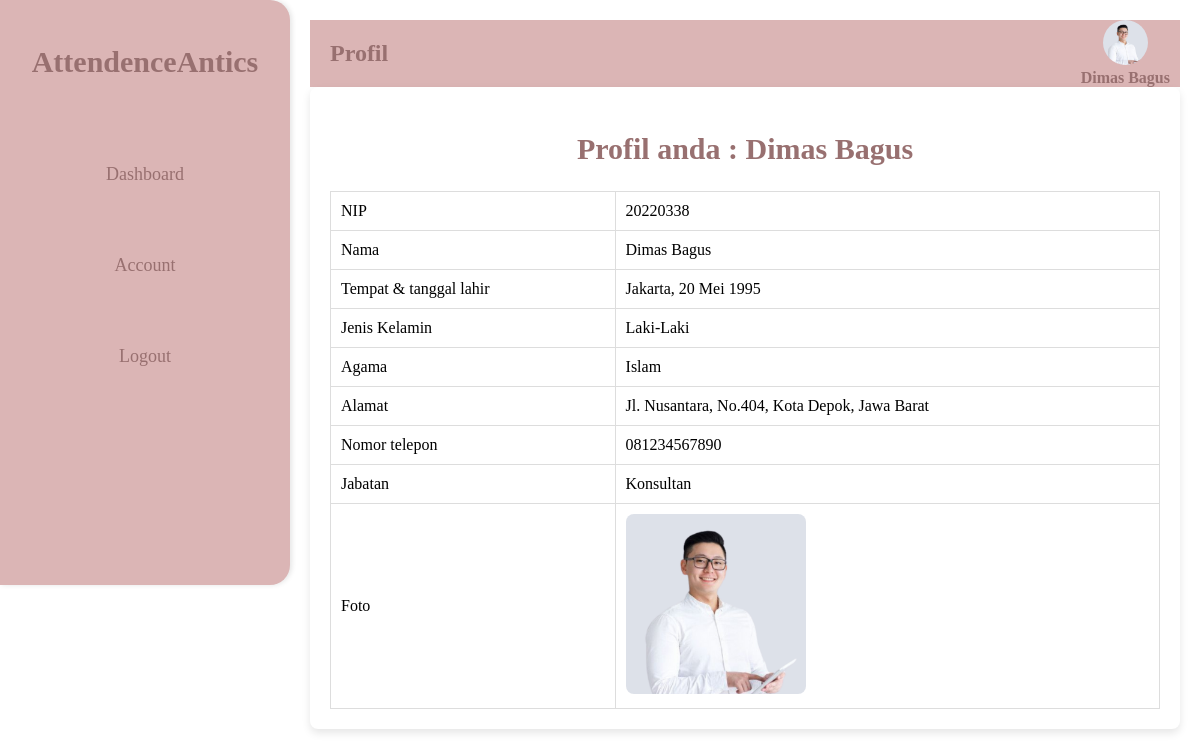
Page /karyawan/index.php?m=karyawan&s=profil (signed in) on the committed database.
### tables this page shows
CREATE TABLE `tbl_karyawan` (
  `id_karyawan` int(15) NOT NULL,
  `username` varchar(50) NOT NULL,
  `password` varchar(50) NOT NULL,
  `nama` varchar(255) NOT NULL,
  `tmp_tgl_lahir` varchar(255) NOT NULL,
  `jenkel` varchar(20) NOT NULL,
  `agama` varchar(255) NOT NULL,
  `alamat` text NOT NULL,
  `no_tel` varchar(20) NOT NULL,
  `jabatan` varchar(255) NOT NULL,
  `foto` varchar(255) NOT NULL
);

### karyawan/modul/karyawan/profil.php (the view, shortened to what this page needs)
<!DOCTYPE html>
<html lang="en">
<head>
    <link href="modul/karyawan/profilesec.css" rel="stylesheet" media="all">
</head>
<body>
<div class="page-wrapper">
        <aside class="sidebar">
            <h1>AttendenceAntics</h1>
            <nav class="menu-sidebar">
                <ul>
                    <li><a href="/absensipro/karyawan/index.php?m=awal">Dashboard</a></li>
                    <li><a href="?m=karyawan&s=profil"> Account</a></li>
                    <li><a href="logout.php">Logout</a></li>
                </ul>
            </nav>
        </aside>
        <div class="page-container">
            <header class="header-desktop">
                    <h2> Profil </h2>
                        <div class="header-profile">
                                 <?php
                                    $id = $_SESSION['idsi'];
                                    include '../koneksi.php';
                                    $sql = "SELECT * FROM tbl_karyawan WHERE id_karyawan = '$id'";
                                    $query = mysqli_query($koneksi, $sql);
                                    $r = mysqli_fetch_array($query);
                                     ?>
                            <div class="account-item">
                                <div class="image">
                                    <img src="../images/<?php echo $r['foto']; ?>" class="img-circle" alt="<?php echo $r['nama']; ?>" />
                                </div>
                            <div class="nama">
                                <?php echo $r['nama']; ?>
                            </div>
                        </div>
            </header>
            <div class="main-content">
                    <div class="judulatas">
                        <h2>Profil anda : <?php echo $_SESSION['namasi']; ?></h2>
                    </div>
                            <form action="" method="post" enctype="multipart/form-data">
                                <div class="form-group">
                                	<?php
                                	$id = $_SESSION['idsi'];
                                	include 'koneksi.php';
                                	$sql = "SELECT * FROM tbl_karyawan WHERE id_karyawan = '$id'";
                                	$query = mysqli_query($koneksi, $sql);
                                	$r = mysqli_fetch_array($query);
                                	 ?>
                                    <table class="table-content" >
                                        <tbody>
                                            <tr>
                                                <td>NIP</td>
                                                <td><?php echo $r['id_karyawan'];?></td>
                                            </tr>
                                            <tr>
                                                <td>Nama</td>
                                                <td><?php echo $r['nama'];?></td>
                                            </tr>
                                            <tr>
                                            	<td>Tempat & tanggal lahir</td>
                                            	<td><?php echo $r['tmp_tgl_lahir'];?></td>
                                            </tr>
                                            <tr>
                                            	<td>Jenis Kelamin</td>
                                            	<td><?php echo $r['jenkel'];?></td>
                                            </tr>
                                             <tr>
                                                <td>Agama</td>
                                                <td><?php echo $r['agama'];?></td>
                                            </tr>
                                           <tr>
                                              <td>Alamat</td>
                                              <td><?php echo $r['alamat'];?></td>
                                           </tr>
                                           <tr>
                                           	<td>Nomor telepon</td>
                                           	<td><?php echo $r['no_tel'];?></td>
                                           </tr>
                                           <tr>
                                           	<td>Jabatan</td>
                                           	<td><?php echo $r['jabatan'];?> </td>
                                           </tr>
                                           <tr>
                                           	<td>Foto</td>
                                           	<td><img src="../images/<?php echo $r['foto'];?>" style="width: 180px;height: 180px; object-fit:cover; "></td>
                                           </tr>
                                        </tbody>
                                    </table>
                                </div>
                            </form>
            </div>
        </div>
    </div>
</body>
</html>

### karyawan/modul/karyawan/profilesec.css (style rules this page uses)
body { margin: 0; padding: 0; border: 0; }
.page-wrapper { display: flex; background-color: #ffffff; }
.sidebar { width: 250px; background-color: #DBB5B5; padding: 20px; box-shadow: 2px 0 5px rgba(0, 0, 0, 0.1); height: 545px; border-radius: 0px 20px 20px 0px; justify-items: center; position: fixed; }
.sidebar h1 { font-size: 30px; color: #987070; text-align: center; margin-bottom: 70px; }
.menu-sidebar ul { list-style: none; margin: 0px; padding: 0px; }
.menu-sidebar ul li { margin-bottom: 40px; text-align: center; }
.menu-sidebar ul li a { text-decoration: none; color: #987070; font-size: 18px; border-radius: 10px; padding: 15px; margin: 20px; }
.menu-sidebar li a { color: #ecf0f1; text-decoration: none; border-radius: 5px; transition: background-color 0.3s; display: block; }
.page-container { width: 950px; padding: 20px; margin-left: 290px; }
.header-desktop { background-color: #DBB5B5; padding: 0px; display: flex; justify-content: space-between; align-items: center; }
.header-desktop h2 { background-color: #DBB5B5; padding-left: 20px; justify-content: space-between; align-items: center; font-size: 24px; color:#987070; }
.header-profile { padding-right: 10px; text-align: center; }
.account-item .image img { width: 45px; height: 45px; border-radius: 50%; object-fit: cover; }
.account-item .nama { color: #987070; font-weight: bold; text-decoration: none; }
.main-content { background-color: #fff; padding: 20px; border-radius: 8px; box-shadow: 0 4px 8px rgba(0, 0, 0, 0.1); }
.judulatas { text-align: center; margin-bottom: 20px; color: #987070; font-size: 20px; }
.table-content { width: 100%; border-collapse: collapse; }
.table-content td { padding: 10px; border: 1px solid #ddd; }
.table-content img { border-radius: 8px; }

### rows in the picture
tbl_karyawan: foto (picture), nama "Dimas Bagus", id_karyawan "20220338", tmp_tgl_lahir "Jakarta, 20 Mei 1995", jenkel "Laki-Laki", agama "Islam", alamat "Jl. Nusantara, No.404, Kota Depok, Jawa Barat", no_tel "081234567890", jabatan "Konsultan"

### other values in the picture
$_SESSION['namasi'] "Dimas Bagus"
